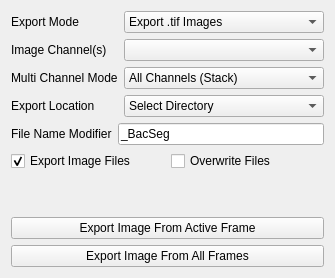
          <widget class="QWidget" name="tab_18">
           <attribute name="title">
            <string>Export Frames</string>
           </attribute>
           <layout class="QVBoxLayout" name="verticalLayout_26">
            <item>
             <layout class="QFormLayout" name="formLayout_6">
              <item row="3" column="1">
               <widget class="QComboBox" name="export_location">
                <property name="currentIndex">
                 <number>1</number>
                </property>
                <item>
                 <property name="text">
                  <string>Import Directory</string>
                 </property>
                </item>
                <item>
                 <property name="text">
                  <string>Select Directory</string>
                 </property>
                </item>
               </widget>
              </item>
              <item row="3" column="0">
               <widget class="QLabel" name="label_44">
                <property name="text">
                 <string>Export Location</string>
                </property>
               </widget>
              </item>
              <item row="1" column="0">
               <widget class="QLabel" name="label_45">
                <property name="text">
                 <string>Image Channel(s)</string>
                </property>
               </widget>
              </item>
              <item row="0" column="0">
               <widget class="QLabel" name="label_19">
                <property name="text">
                 <string>Export Mode</string>
                </property>
               </widget>
              </item>
              <item row="0" column="1">
               <widget class="QComboBox" name="export_mode">
                <item>
                 <property name="text">
                  <string>Export .tif Images</string>
                 </property>
                </item>
                <item>
                 <property name="text">
                  <string>Export .tif Masks</string>
                 </property>
                </item>
                <item>
                 <property name="text">
                  <string>Export .tif Images and Masks</string>
                 </property>
                </item>
                <item>
                 <property name="text">
                  <string>Export Cellpose</string>
                 </property>
                </item>
                <item>
                 <property name="text">
                  <string>Export Oufti</string>
                 </property>
                </item>
                <item>
                 <property name="text">
                  <string>Export ImageJ</string>
                 </property>
                </item>
                <item>
                 <property name="text">
                  <string>Export JSON</string>
                 </property>
                </item>
                <item>
                 <property name="text">
                  <string>Export CSV</string>
                 </property>
                </item>
               </widget>
              </item>
              <item row="2" column="0">
               <widget class="QLabel" name="export_multi_channel_mode_label">
                <property name="text">
                 <string>Multi Channel Mode</string>
                </property>
               </widget>
              </item>
              <item row="2" column="1">
               <widget class="QComboBox" name="export_multi_channel_mode">
                <item>
                 <property name="text">
                  <string>All Channels (Stack)</string>
                 </property>
                </item>
                <item>
                 <property name="text">
                  <string>All Channels (Horizontal Stack)</string>
                 </property>
                </item>
                <item>
                 <property name="text">
                  <string>All Channels (Vertical Stack)</string>
                 </property>
                </item>
                <item>
                 <property name="text">
                  <string>First Three Channels (RGB)</string>
                 </property>
                </item>
               </widget>
              </item>
              <item row="1" column="1">
               <widget class="QComboBox" name="export_channel"/>
              </item>
             </layout>
            </item>
            <item>
             <layout class="QFormLayout" name="formLayout_5">
              <item row="0" column="0">
               <widget class="QLabel" name="label_26">
                <property name="text">
                 <string>File Name Modifier</string>
                </property>
               </widget>
              </item>
              <item row="0" column="1">
               <widget class="QLineEdit" name="export_modifier">
                <property name="text">
                 <string>_BacSeg</string>
                </property>
               </widget>
              </item>
             </layout>
            </item>
            <item>
             <layout class="QGridLayout" name="gridLayout_32">
              <item row="0" column="0">
               <widget class="QCheckBox" name="export_image_setting">
                <property name="text">
                 <string>Export Image Files</string>
                </property>
                <property name="checked">
                 <bool>true</bool>
                </property>
               </widget>
              </item>
              <item row="0" column="1">
               <widget class="QCheckBox" name="export_overwrite_setting">
                <property name="text">
                 <string>Overwrite Files</string>
                </property>
               </widget>
              </item>
             </layout>
            </item>
            <item>
             <spacer name="verticalSpacer_12">
              <property name="orientation">
               <enum>Qt::Vertical</enum>
              </property>
              <property name="sizeHint" stdset="0">
               <size>
                <width>20</width>
                <height>40</height>
               </size>
              </property>
             </spacer>
            </item>
            <item>
             <widget class="QPushButton" name="export_active">
              <property name="text">
               <string>Export Image From Active Frame</string>
              </property>
             </widget>
            </item>
            <item>
             <widget class="QPushButton" name="export_all">
              <property name="text">
               <string>Export Image From All Frames</string>
              </property>
             </widget>
            </item>
           </layout>
          </widget>
